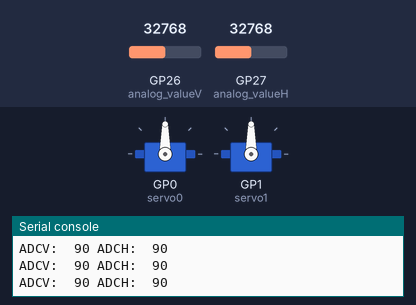
This program was run on a simulated Raspberry Pi Pico running MicroPython. Shown: 2 × servo, the last lines printed to the serial console. The inputs (shaded band) are chosen by the test bench; at power-on: GP26 (analog_valueV) = 32768, GP27 (analog_valueH) = 32768 (analog values on the 0–65535 scale). Servo angles are drawn from the pulse width (0.5 ms = 0°, 2.5 ms = 180°).

Above: at 1.2 s.
1.3 s: GP26 (analog_valueV) set to 45874
At 2.4 s:
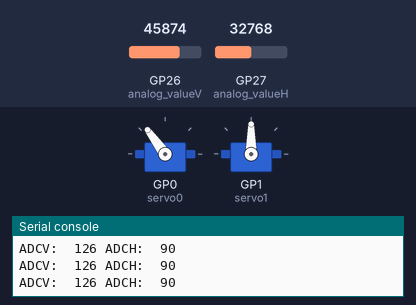
2.8 s: GP27 (analog_valueH) set to 45874
At 3.8 s:
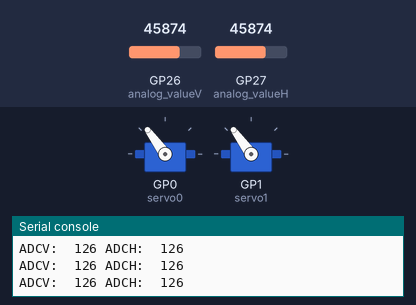
4.3 s: GP26 (analog_valueV) set to 57670
At 5.2 s:
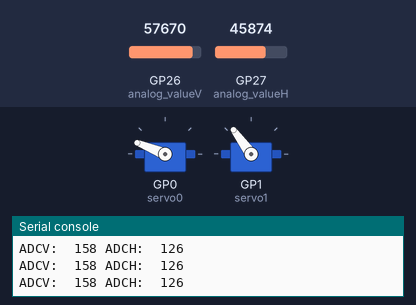
5.8 s: GP27 (analog_valueH) set to 57670
At 6.6 s:
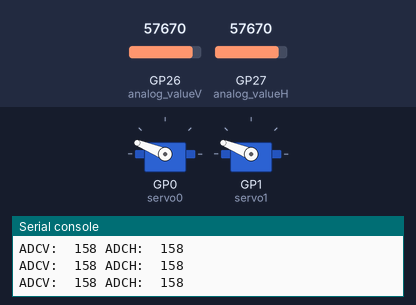
7.3 s: GP26 (analog_valueV) set to 65535
At 8.0 s:
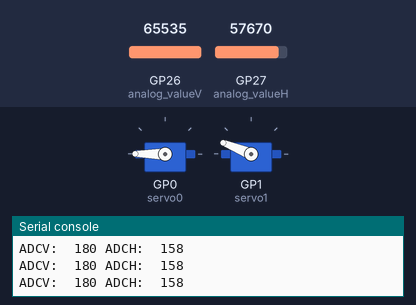
8.8 s: GP27 (analog_valueH) set to 65535
At 9.4 s:
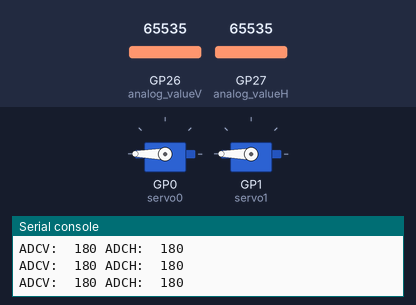
Timing chart, 0 to 11.3 s (numbered marks = the images above; inputs shaded):
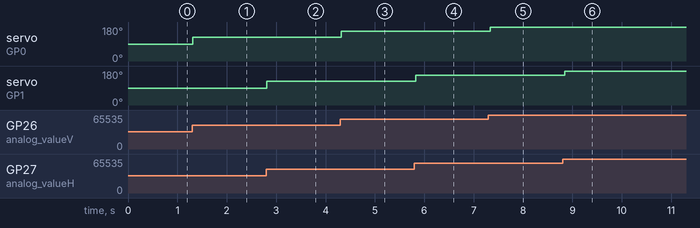

The program:

servoMotorWithJoystick.py
```python
# This code was written by Juhyun Kim.

from time import sleep
import machine
from machine import Pin, PWM

# 아날로그 값 읽기
analog_valueV = machine.ADC(26)
analog_valueH = machine.ADC(27)


# 서보 핀, 주파수 설정
servo0 = PWM(Pin(0))
servo0.freq(50)
servo1 = PWM(Pin(1))
servo1.freq(50)

# 서보 각도를 0~180도로 입력할 수 있도록 함수를 하나 만듬
def setAngle(servoName, angle):
    servo = servoName
    a = int(((((angle) * 2)/ 180) + 0.5)/20 * 65535)
    servo.duty_u16(a)

# 반복동작
while True:
    readingV = analog_valueV.read_u16()/16
    readingH = analog_valueH.read_u16()/16
    readingV = round((readingV/4096) * 180)
    readingH = round((readingH/4096) * 180)
    print("ADCV: ",readingV, "ADCH: ", readingH)
    setAngle(servo0, readingV)
    setAngle(servo1, readingH)
    sleep(0.1)
```

Measured:
- after the input at 1.3 s, servo on GP0 (servo0): 90° → 126° at once
- after the input at 2.8 s, servo on GP1 (servo1): 90° → 126° at once
- after the input at 4.3 s, servo on GP0 (servo0): 126° → 158° at once
- after the input at 5.8 s, servo on GP1 (servo1): 126° → 158° at once
- after the input at 7.3 s, servo on GP0 (servo0): 158° → 180° at once
- after the input at 8.8 s, servo on GP1 (servo1): 158° → 180° at once
